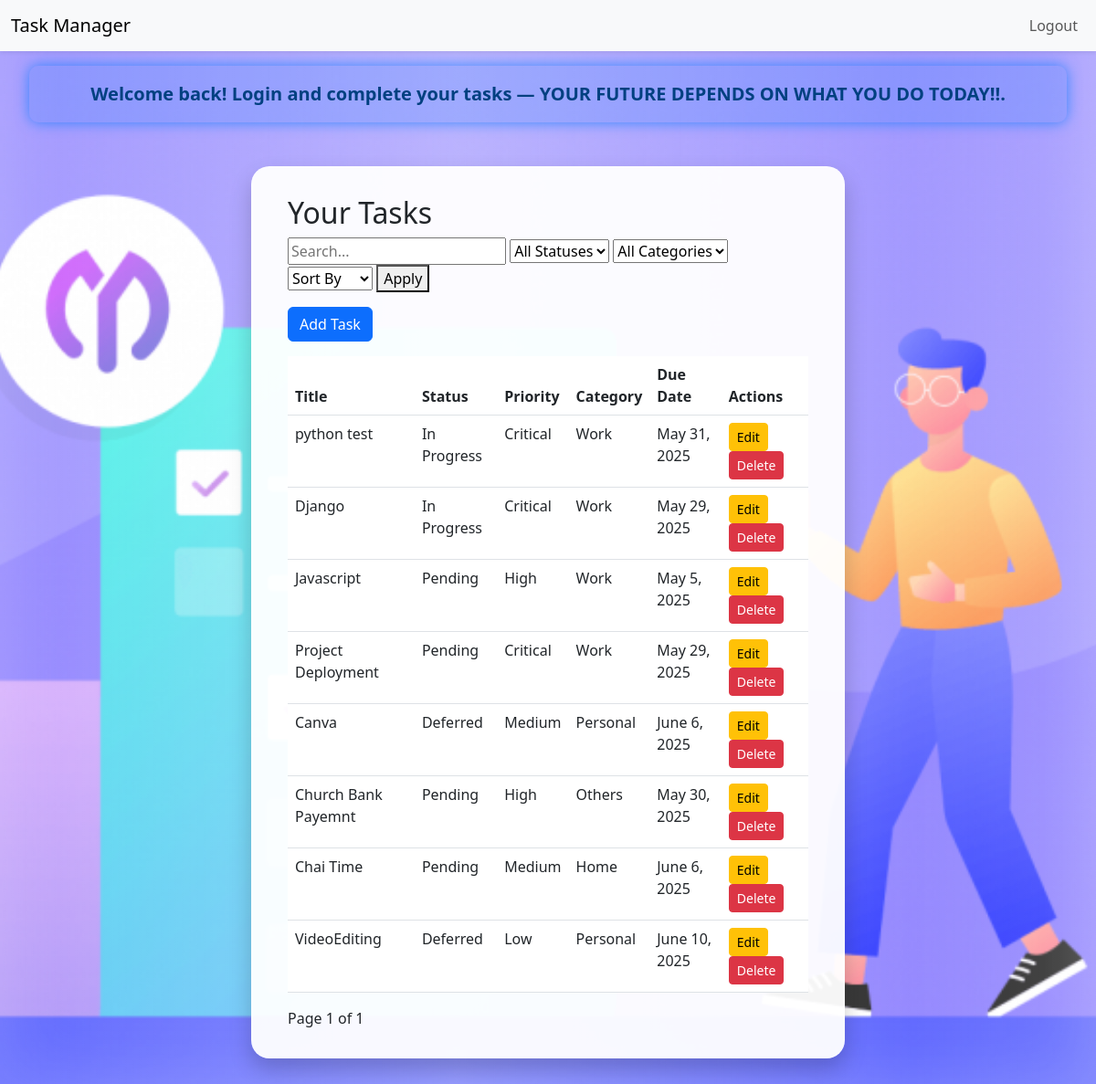
/ (signed in), run on the app's committed database.
### Tasks/models.py (models this page shows, shortened)
class Task(models.Model):
    STATUS_CHOICES = [('Pending', 'Pending'), ('In Progress', 'In Progress'),
                      ('Completed', 'Completed'), ('Deferred', 'Deferred')]
    PRIORITY_CHOICES = [('Low', 'Low'), ('Medium', 'Medium'),
                        ('High', 'High'), ('Critical', 'Critical')]
    CATEGORY_CHOICES = [('Work', 'Work'), ('Personal', 'Personal'),
                        ('Home', 'Home'), ('Study', 'Study'), ('Others', 'Others')]
    user = models.ForeignKey(settings.AUTH_USER_MODEL, on_delete=models.CASCADE)
    title = models.CharField(max_length=255)
    description = models.TextField()
    status = models.CharField(max_length=20, choices=STATUS_CHOICES)
    priority = models.CharField(max_length=10, choices=PRIORITY_CHOICES)
    category = models.CharField(max_length=20, choices=CATEGORY_CHOICES)
    due_date = models.DateField()
    created_at = models.DateTimeField(auto_now_add=True)
    updated_at = models.DateTimeField(auto_now=True)

### Tasks/views.py (the view)
# urls.py: path('', views.dashboard, name='dashboard'),
@login_required
def dashboard(request):
    tasks = Task.objects.filter(user=request.user)
    query = request.GET.get('q')
    if query:
        tasks = tasks.filter(Q(title__icontains=query) | Q(status__icontains=query) | Q(due_date__icontains=query))
    status = request.GET.get('status')
    if status:
        tasks = tasks.filter(status=status)
    category = request.GET.get('category')
    if category:
        tasks = tasks.filter(category=category)
    sort_by = request.GET.get('sort_by')
    if sort_by in ['priority', 'due_date']:
        order = request.GET.get('order', 'asc')
        tasks = tasks.order_by(sort_by if order == 'asc' else '-' + sort_by)
    paginator = Paginator(tasks, 10)
    page = request.GET.get('page')
    tasks = paginator.get_page(page)
    return render(request, 'dashboard.html', {'tasks': tasks})

### templates/dashboard.html (shortened to what this page needs)
{% extends 'base.html' %}
{% block content %}
<h2>Your Tasks</h2>
<form method="get" class="mb-3">
    <input type="text" name="q" placeholder="Search..." value="{{ request.GET.q }}">
    <select name="status">
        <option value="">All Statuses</option>
    </select>
    <select name="category">
        <option value="">All Categories</option>
    </select>
    <select name="sort_by">
        <option value="">Sort By</option>
    </select>
    <button type="submit">Apply</button>
</form>
<a class="btn btn-primary mb-3" href="/create/">Add Task</a>
<table class="table">
    <thead>
        <tr>
            <th>Title</th>
            <th>Status</th>
            <th>Priority</th>
            <th>Category</th>
            <th>Due Date</th>
            <th>Actions</th>
        </tr>
    </thead>
    <tbody>
        {% for task in tasks %}
        <tr>
            <td>{{ task.title }}</td>
            <td>{{ task.status }}</td>
            <td>{{ task.priority }}</td>
            <td>{{ task.category }}</td>
            <td>{{ task.due_date }}</td>
            <td>
                <a href="/update/{{ task.id }}/" class="btn btn-sm btn-warning">Edit</a>
                <a href="/delete/{{ task.id }}/" class="btn btn-sm btn-danger">Delete</a>
            </td>
        </tr>
        {% empty %}
        <tr><td colspan="6">No tasks found.</td></tr>
        {% endfor %}
    </tbody>
</table>
<div>
    <span>Page {{ tasks.number }} of {{ tasks.paginator.num_pages }}</span>
</div>
{% endblock %}

### templates/base.html (shortened to what this page needs)
{% load static %}
<!DOCTYPE html>
<html lang="en">
<head>
    <link href="https://cdn.jsdelivr.net/npm/bootstrap@5.3.0/dist/css/bootstrap.min.css" rel="stylesheet">
</head>
<body>
    <div class="overlay">
        <nav class="navbar navbar-expand-lg navbar-light bg-light shadow-sm">
            <div class="container-fluid">
                <a class="navbar-brand" href="/">Task Manager</a>
                <div class="collapse navbar-collapse">
                    <ul class="navbar-nav ms-auto">
                        {% if user.is_authenticated %}
                            <li class="nav-item"><a class="nav-link" href="/logout/">Logout</a></li>
                        {% else %}
                            <li class="nav-item"><a class="nav-link" href="/login/">Login</a></li>
                            <li class="nav-item"><a class="nav-link" href="/register/">Register</a></li>
                        {% endif %}
                    </ul>
                </div>
            </div>
        </nav>
        <div class="motivation-banner">
            Welcome back! Login and complete your tasks — YOUR FUTURE DEPENDS ON WHAT YOU DO TODAY!!.
        </div>
        <div class="main-content">
            <div class="content-box">
                {% block content %}{% endblock %}
            </div>
        </div>
    </div>
</body>
</html>

### data on the page
Task: title "python test", status "In Progress", priority "Critical", category "Work", due_date "May 31, 2025"
Task: title "Django", status "In Progress", priority "Critical", category "Work", due_date "May 29, 2025"
Task: title "Javascript", status "Pending", priority "High", category "Work", due_date "May 5, 2025"
Task: title "Project Deployment", status "Pending", priority "Critical", category "Work", due_date "May 29, 2025"
Task: title "Canva", status "Deferred", priority "Medium", category "Personal", due_date "June 6, 2025"
Task: title "Church Bank Payemnt", status "Pending", priority "High", category "Others", due_date "May 30, 2025"
Task: title "Chai Time", status "Pending", priority "Medium", category "Home", due_date "June 6, 2025"
Task: title "VideoEditing", status "Deferred", priority "Low", category "Personal", due_date "June 10, 2025"

### other printed values
{{ tasks.number }} "1"
{{ tasks.paginator.num_pages }} "1"
